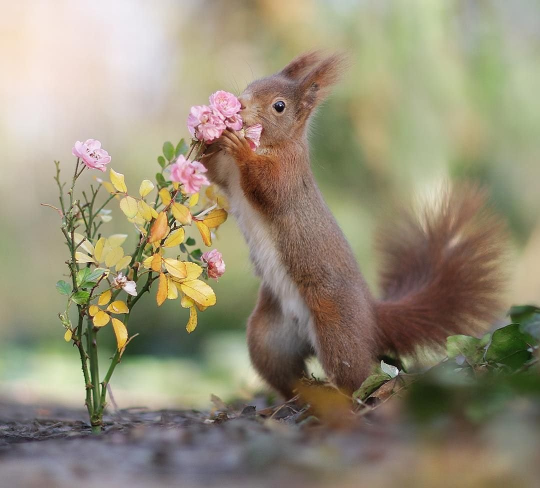
#> input picture tasks/b.jpg, 1080 x 976 px (shown at 1/2 size)
$ jupyter execute primers.ipynb
#> lines starting #> are read from the running program, lines starting #| are printed output that depends on the picture; after the words box and inside, x2 and y2 are one past the last pixel; in counts of white or black regions, pixels touching at a corner belong together
### Примеры

Задание 5.1.

Для трех значений порога 70 + №, 140 + №,
210 + №, где № – номер по списку группы (21), провести пороговую обработку полутонового изображения с плавным изменением интенсивности.

[cell 1]
import cv2
import numpy as np
from matplotlib import pyplot as plt

[cell 2]
img = cv2.imread ('b.jpg')
#> img is the input picture: shape (976, 1080, 3); mean B, G, R 119.7, 142.5, 150.6
img = cv2.cvtColor(img,  cv2.COLOR_BGR2GRAY)
#> img: shape (976, 1080)

[cell 3]
ret, thresh1 = cv2.threshold (img, 76,255, cv2.THRESH_BINARY)
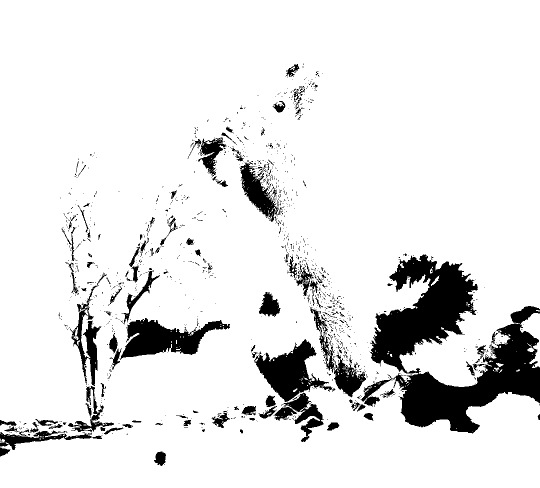
#> thresh1: shape (976, 1080) (shown at 1/2 size); 89.5% white; 1260 black regions (1118 under 20 px), largest, box (x1, y1, x2, y2) and area: (721, 509, 1080, 867) 53356, (240, 636, 460, 720) 8808, (508, 678, 671, 804) 8415
ret, thresh2 = cv2.threshold (img, 76,255, cv2.THRESH_BINARY_INV)
ret, thresh3 = cv2.threshold (img, 76,255, cv2.THRESH_TRUNC)
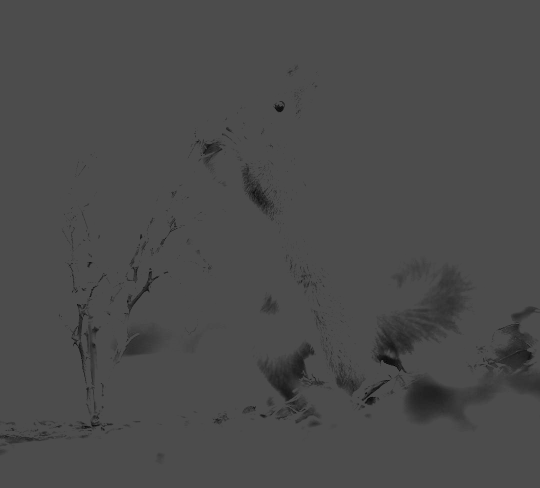
#> thresh3: shape (976, 1080) (shown at 1/2 size); min 0, max 76, mean 74.3
ret, thresh4 = cv2.threshold (img, 76,255, cv2.THRESH_TOZERO)
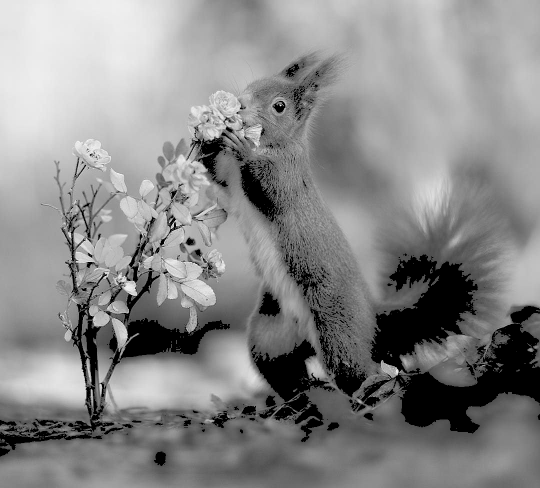
#> thresh4: shape (976, 1080) (shown at 1/2 size); min 0, max 254, mean 136.1
ret, thresh5 = cv2.threshold (img, 76,255, cv2.THRESH_TOZERO_INV)
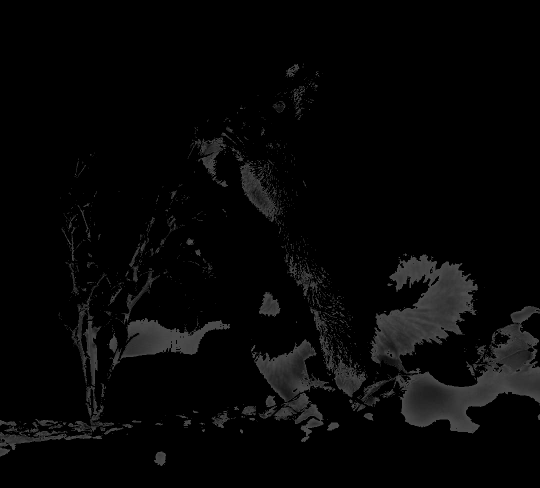
#> thresh5: shape (976, 1080) (shown at 1/2 size); min 0, max 76, mean 6.3

[cell 4]
title = ['Original Image', 'BINARY', 'BINARY_INV', 'TRUNC', 'TOZERO', 'TOZERO_INV']
images = [img, thresh1, thresh2, thresh3, thresh4, thresh5]

[cell 5]
for i in range(6):
    plt.subplot(2,3,i+1),plt.imshow(images[i],'gray')
    plt.title(title[i])
    plt.xticks([]),plt.yticks([])
plt.show ()

Задание 5.2.

Протестировать функции с адаптивным порогом, задавая последовательно два значения порога, примерно 1/3 и 2/3 от
максимума интенсивности. Проанализировать результат пороговой
обработки изображения

[cell 6]
img = cv2.imread('b.jpg')
img = cv2.cvtColor(img, cv2.COLOR_BGR2GRAY)
img = cv2.medianBlur(img,5)

[cell 7]
ret1,th1 = cv2.threshold(img,127,255,cv2.THRESH_BINARY)
#> th1: shape (976, 1080); 59.9% white; 139 black regions (94 under 20 px), largest, box (x1, y1, x2, y2) and area: (0, 113, 1080, 976) 394580, (618, 204, 774, 402) 16933, (11, 659, 130, 700) 2782
th2 = cv2.adaptiveThreshold(img,255, cv2.ADAPTIVE_THRESH_MEAN_C,cv2.THRESH_BINARY,11,2)
#> th2: shape (976, 1080); 84.2% white; 3805 black regions (3014 under 20 px), largest, box (x1, y1, x2, y2) and area: (0, 461, 499, 888) 22871, (122, 273, 310, 648) 8429, (371, 222, 561, 397) 4957
th3 = cv2.adaptiveThreshold(img,255, cv2.ADAPTIVE_THRESH_GAUSSIAN_C,cv2.THRESH_BINARY,11,2)
#> th3: shape (976, 1080); 89% white; 4668 black regions (3844 under 20 px), largest, box (x1, y1, x2, y2) and area: (0, 545, 247, 888) 7546, (154, 432, 321, 719) 6533, (145, 274, 288, 507) 3853
titles = ['Original Image', 'Global Thresholding (v = 127)', 'Adaptive Mean Thresholding', 'Adaptive Gaussian Thresholding']

[cell 8]
images = [img, th1, th2, th3]

plt.subplot(221), plt.imshow(img)
plt.title('img')
plt.subplot(222), plt.imshow(th1)
plt.title('th1')
plt.subplot(223), plt.imshow(th2)
plt.title('th2')
plt.subplot(224), plt.imshow(th3)
plt.title('th3')
plt.show()

Задание 5.3.

Загрузить модули cv2, random, PIL. Создать зашумленное изображение.

[cell 9]
import random

[cell 10]
from PIL import Image, ImageDraw

[cell 11]
image = Image.open('b.jpg')
draw = ImageDraw.Draw(image)

[cell 12]
width = image.size[0]
#> width = 1080
height = image.size[1]
#> height = 976
pix = image.load()

[cell 13]
for i in range(width):
    for j in range(height):
        rand = random.randint(0, 200)
        a = pix[i, j][0] + rand
        b = pix[i, j][1] + rand
        c = pix[i, j][2] + rand
        if (a > 255):
            a = 255
        if (b > 255):
            b = 255
        if (c > 255):
            c = 255
        draw.point((i, j), (a, b, c))

[cell 14]
image.save("median.png", "JPEG")
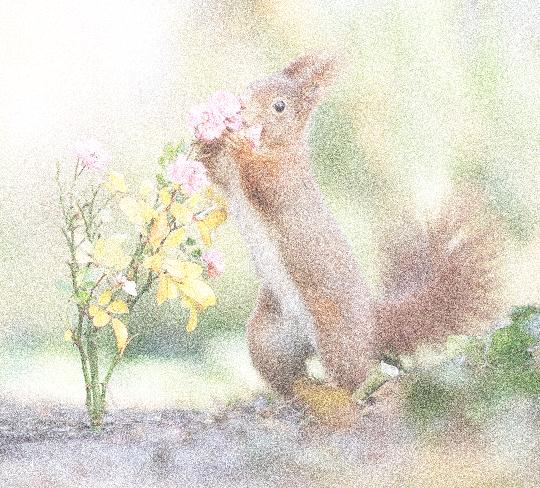
#> saved as median.png: PIL image 1080x976 RGB (shown at 1/2 size); mean R, G, B 221.4, 217, 202.9

imag = cv2.imread('b.jpg')
imag = cv2.cvtColor(imag, cv2.COLOR_BGR2RGB)
img = cv2.imread('median.png')
#> img: shape (976, 1080, 3)

plt.subplot(121),plt.imshow(imag),plt.title('Input')
plt.subplot(122),plt.imshow(img),plt.title('Output')
plt.show()
#> figure, not shown here; B, G, R data is drawn as R, G, B

Задание 5.4.

На вход программы пороговой обработки подается зашумленное изображение. Это изображение обрабатывается
тремя способами. В первом случае используется глобальный порог со значением 127. Во втором случае напрямую применяется порог Оцу. В третьем случае изображение сначала удаляет шум фильтром с гауссовым ядром 5x5, затем применяется пороговая обработка Оцу. Сделать анализ того, как фильтрация шума улучшает
результат.

[cell 15]
img = cv2.imread('b.jpg', 0)
#> img: shape (976, 1080); min 0, max 255, mean 142.3

[cell 16]
ret1,th1 = cv2.threshold(img,127,255,cv2.THRESH_BINARY)
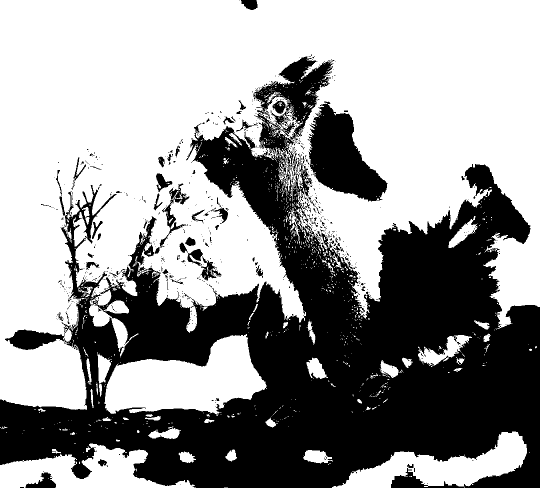
#> th1: shape (976, 1080) (shown at 1/2 size); 60% white; 748 black regions (674 under 20 px), largest, box (x1, y1, x2, y2) and area: (0, 113, 1080, 976) 392667, (615, 203, 776, 403) 16934, (359, 485, 443, 562) 1464
ret2,th2 = cv2.threshold(img,0,255,cv2.THRESH_BINARY+cv2.THRESH_OTSU)
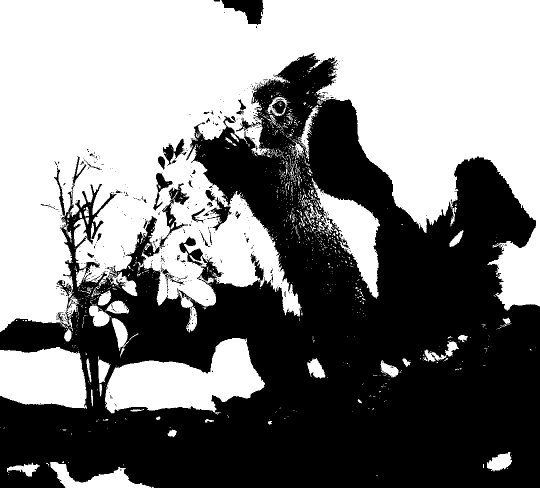
#> th2: shape (976, 1080) (shown at 1/2 size); 50.9% white; 513 black regions (468 under 20 px), largest, box (x1, y1, x2, y2) and area: (0, 106, 1080, 976) 505428, (443, 0, 528, 50) 2397, (319, 366, 379, 498) 1738
#> ret2 = 141
blur = cv2.GaussianBlur(img,(5,5),0)
ret3,th3 = cv2.threshold(blur,0,255,cv2.THRESH_BINARY+cv2.THRESH_OTSU)
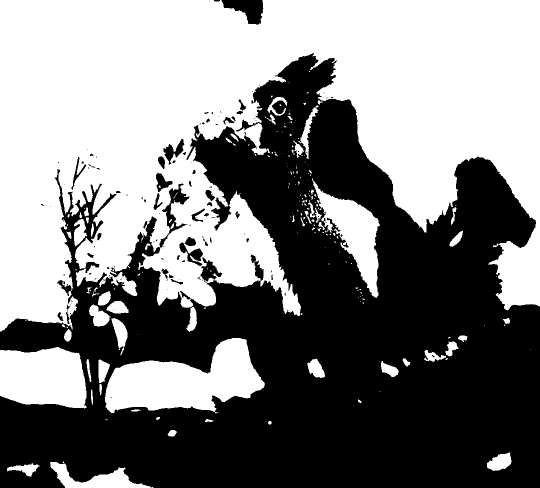
#> th3: shape (976, 1080) (shown at 1/2 size); 50.7% white; 113 black regions (71 under 20 px), largest, box (x1, y1, x2, y2) and area: (0, 106, 1080, 976) 509929, (443, 0, 527, 50) 2409, (319, 367, 379, 497) 1813
#> ret3 = 141

[cell 17]
images = [img, 0, th1, img, 0, th2, blur, 0, th3]
titles = ["Original Noisy Image","Histogram","GlobalThresholding (v=127)","Original Noisy Image", "Histogram","Otsu’s Thresholding","Gaussian filtered Image","Histogram","Otsu’s Thresh-olding"]

[cell 18]
for i in range(3):
    plt.subplot(3,3,i*3+1), plt.imshow(images[i*3], "gray")
    plt.title(titles[i*3]), plt.xticks([]),
    plt.yticks([])
    plt.subplot(3,3,i*3+2),plt.hist(images[i*3].ravel(),256)
    plt.title(titles[i*3+1]), plt.xticks([]),plt.yticks([])
    plt.subplot(3,3,i*3+3),plt.imshow(images[i*3+2],"gray")
    plt.title(titles[i*3+2]), plt.xticks([]),plt.yticks([])
    plt.show()
#> this loop made 3 passes
#> pass 1, `plt.show()`:
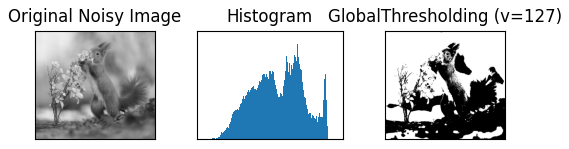
#> figure drawn by matplotlib, 3 panels
#> pass 2, `plt.show()`:
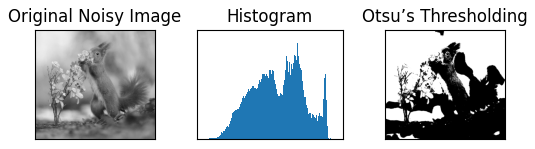
#> figure drawn by matplotlib, 3 panels
